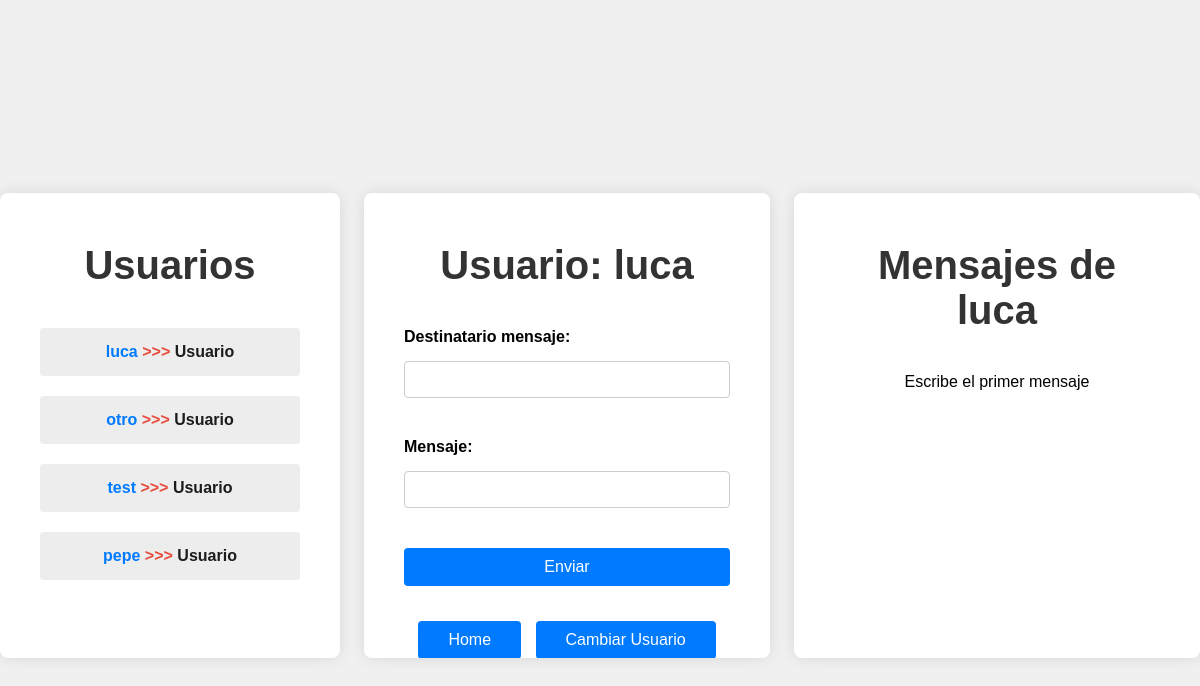
Page /chat?user=5 (signed in) on the earlier database version.
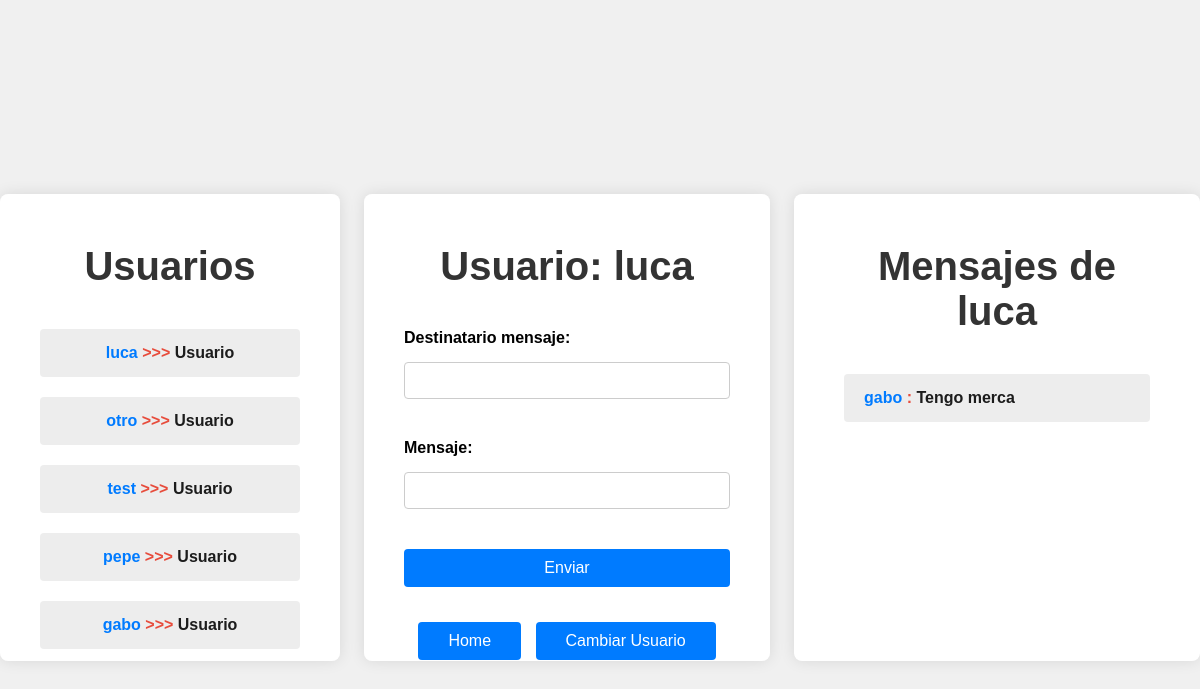
Same page on the later database version.
### tables this page shows
CREATE TABLE users(
    id INTEGER PRIMARY KEY AUTOINCREMENT,
    username string UNIQUE, 
    pwd string NOT NULL,
    salt string NOT NULL,
    rol string NOT NULL,
    correo string NOT NULL,
    public_ip string NULL);

CREATE TABLE chats(
        id INTEGER PRIMARY KEY AUTOINCREMENT,
        user1_id INTEGER NOT NULL, 
        user2_id INTEGER NOT NULL,
        clave string NOT NULL,
        nonce string NOT NULL,
        last_message_user STRING,
        last_message TEXT,
        FOREIGN KEY (user1_id) REFERENCES users(id),
        FOREIGN KEY (user2_id) REFERENCES users(id),
        FOREIGN KEY (last_message_user) REFERENCES users(id), 
        FOREIGN KEY (last_message) REFERENCES messages(id));

### app.py (the view)
@app.route('/chat', methods=['GET', 'POST'])
def chat():
    if 'user_id' not in session:
        return redirect(url_for('login'))
    messages = None
    users = get_users()
    if request.method == 'POST':
        send_message(message= request.form['message'], recipient= request.form['recipient'], sender= session['user_id'])
    selected_user = request.args.get('user')
    if selected_user:
        messages = messages_descifrados(selected_user, session['user_id'])
    return render_template('chat.html', messages= messages, users = users, username=get_name_by_id(session['user_id'])["username"])

### app.py (called while the page is built)
def get_users():
    conn = sql.connect('cripto.sqlite')
    conn.row_factory = sql.Row
    cursor = conn.cursor()
    cursor.execute("""SELECT * FROM users""")
    return cursor.fetchall()

### app_mensajesdesencriptados.py (called while the page is built)
def get_chat(sender, recipient):
    conn = sql.connect('cripto.sqlite')
    conn.row_factory = sql.Row
    cursor = conn.cursor()
    cursor.execute("""SELECT id, clave, nonce FROM chats WHERE (user1_id = ? AND user2_id = ?) OR (user2_id = ? AND user1_id
            =?)""", (sender, recipient, sender, recipient))
    return cursor.fetchone()

def get_messages(sender, recipient):
    chat = get_chat(sender, recipient)
    if chat is None:
        return "Empty"
    conn = sql.connect('cripto.sqlite')
    conn.row_factory = sql.Row
    cursor = conn.cursor()
    cursor.execute("""SELECT message, nonce, sender_id FROM messages WHERE chat_id = ?""", (chat["id"],))
    rows = cursor.fetchall()
    message_dict = [dict(row) for row in rows]
    for message in message_dict:
        message["chat_id"] = chat["id"]
        sender_usr = get_name_by_id(message["sender_id"])["username"]
        if sender_usr == get_name_by_id(session["user_id"])["username"]:
            message["sender"] = "Tú"
        else:
            message["sender"] = sender_usr
    return message_dict

def messages_descifrados(sender, recipient):
    message_dict = get_messages(sender, recipient)
    if message_dict == "Empty":
        return message_dict
    for mensaje in message_dict:
        mensajecifrado = urlsafe_b64decode(mensaje["message"])
        noncemensaje = urlsafe_b64decode(mensaje["nonce"])
        chat_id = mensaje["chat_id"]
        chat = get_chat_by_id(chat_id)
        encrypted_data_key = urlsafe_b64decode(chat["clave"])
        nonce_master = urlsafe_b64decode(chat["nonce"])
        AE_Key_stma = c2
        chacha_master = ChaCha20Poly1305(AE_Key_stma)
        clave_publica = chacha_master.decrypt(nonce_master, encrypted_data_key, None)
        chacha_data = ChaCha20Poly1305(clave_publica)
        mensajefinal = chacha_data.decrypt(noncemensaje, mensajecifrado, None)
        mensaje["message"] = mensajefinal.decode('utf-8')
    return message_dict

### db_functions.py (called while the page is built)
def get_name_by_id(user_id):
    conn = sql.connect('cripto.sqlite')
    conn.row_factory = sql.Row
    cursor = conn.cursor()
    cursor.execute('SELECT username FROM users WHERE id = ?', (user_id,))
    return cursor.fetchone()

### templates/chat.html (shortened to what this page needs)
<!DOCTYPE html>
<html lang="es">
<head>
    <link rel="stylesheet" href="{{ url_for('static', filename='style/chatc.css') }}">
</head>
<body>
    <div class="usuarios">
        <h2>Usuarios</h2>
        <ul class="numerousuarios">
            {% for usr in users %}
            <li>
                <a href="/chat?user={{ usr["id"] }}" style="text-decoration: none;">
                    <strong class= "a">{{usr["username"]}}</strong>
                        <strong class= "b"> >>> </strong>
                        <strong class= "c">{{usr["rol"]}}</strong>
                </a>
            </li>
            {% endfor %}
        </ul>
    </div>
    <div class="container">
        <h2>Usuario: {{username}}</h2>
        <form method="post">
            <div class="form-group">
                <label for="recipient">Destinatario mensaje:</label>
                <input type="text" id="recipient" name="recipient" required>
            </div>
            <div class="form-group">
                <label for="message">Mensaje:</label>
                <input type="text" id="message" name="message" required>
            </div>
            <button type="submit">Enviar</button>
        </form>
        <div class="links">
            <a href="/PapaNoel" class="botonesheader">Home</a>
            <a href="/login" class="botonesheader">Cambiar Usuario</a>
        </div>
    </div>
    <div class="container">
        <h2>Mensajes de {{username}}</h2>
        <ul class="messages">
        {% if messages == "Empty" %}
            <p>Escribe el primer mensaje</p>
        {% elif messages is not none %}
            {% for msg in messages %}
                <li><strong class= "a">{{ msg["sender"] }}</strong>
                    <strong class= "b"> : </strong>
                    <strong class= "c">{{ msg["message"]}}</strong>
                    </li>
            {% endfor %}
        {% else %}
            <p>Elige un chat</p>
        {% endif %}
        </ul>
    </div>
</body>
</html>

### static/style/chatc.css (style rules this page uses)
body { font-family: Arial, sans-serif; background-color: #f0f0f0; margin: 0; padding: 0; display: flex; justify-content: center; align-items: center; height: 100vh; }
.usuarios { background-color: #fff; padding: 20px; border-radius: 8px; box-shadow: 0 0 15px rgba(0, 0, 0, 0.1); width: 100%; max-width: 300px; text-align: center; height: 50vh; overflow: auto; }
.numerousuarios { list-style-type: none; padding: 0; }
.numerousuarios li { text-align: center; font-size: 1rem; background-color: #ededed; margin: 20px; padding: 15px 20px; border-radius: 4px; }
.container { background-color: #fff; padding: 20px 40px; border-radius: 8px; box-shadow: 0 0 15px rgba(0, 0, 0, 0.1); width: 100%; max-width: 600px; height: 50vh; overflow: auto; text-align: center; }
h2 { font-size: 2.5rem; color: #333; margin-bottom: 40px; }
.form-group { margin-bottom: 30px; text-align: left; }
label { display: block; margin-bottom: 15px; font-weight: bold; }
input[type="text"] { width: 100%; padding: 10px; margin-bottom: 10px; border: 1px solid #ccc; border-radius: 4px; box-sizing: border-box; }
button { width: 100%; padding: 10px; background-color: #007BFF; color: white; border: none; border-radius: 4px; cursor: pointer; font-size: 16px; }
h2 { color: #333; margin-top: 30px; }
ul.messages { list-style-type: none; padding: 0; }
ul.messages li { font-size: 1rem; background-color: #ededed; margin: 10px; padding: 15px 20px; border-radius: 4px; text-align: left; }
.a { color: #007BFF; }
.b { color: #e74c3c; }
.c { color: #1c1c1c; }
.links { margin-top: 30px; }
a.botonesheader { display: inline-block; margin: 5px; padding: 10px 30px; background-color: #007BFF; color: white; text-decoration: none; border-radius: 4px; }

Differences in the rows shown:
added users: username "gabo", rol "Usuario"
added chats: sender "gabo", message "Tengo merca"
Other differences:
text no longer shown: "Escribe el primer mensaje"
